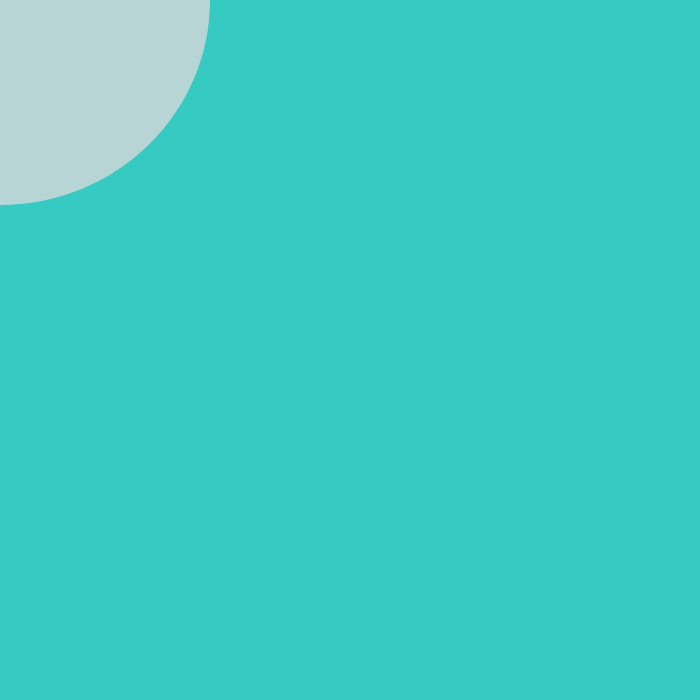
Frame 1 (no input)
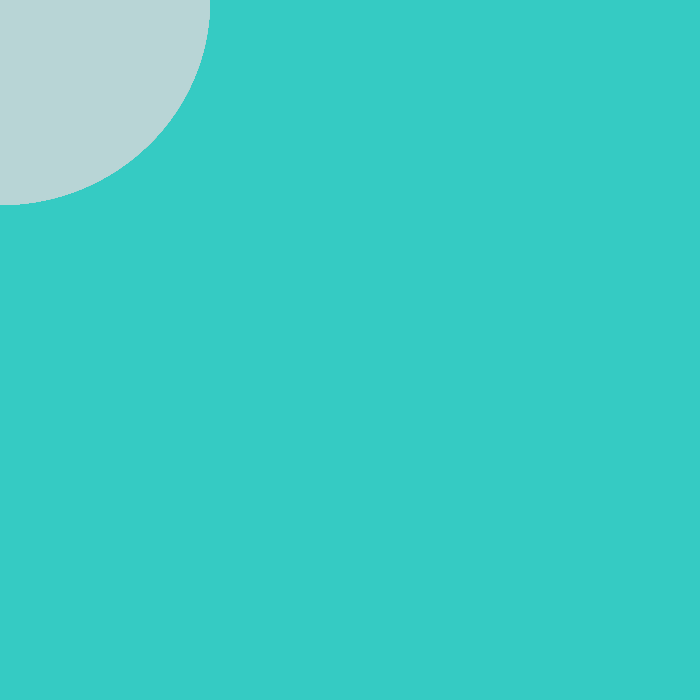
Frame 60 (the mouse pressed at the canvas centre just before this capture)
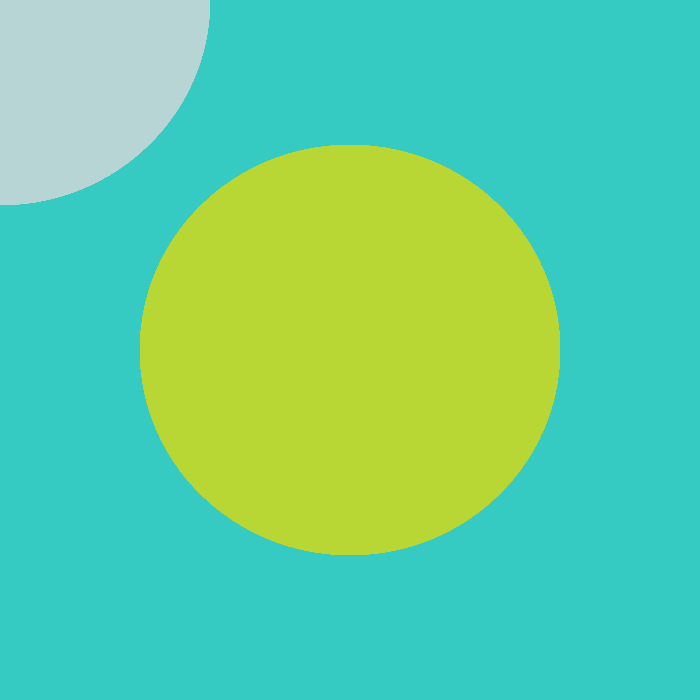
Frame 120 (the mouse held since frame 60 and released just before this capture)

The Processing sketch that drew these frames (run headless with seeded random() and noise(); from frame 60 on, the mouse is pressed at the canvas centre):

// Processing sketch: processing_146670
// ── processing_146670.pde

void setup(){
  size(700,700);
  background(#35CBC3);
 
  
}

void draw() {
  
  stroke(1022);
  fill(mouseX+#B8D5D6);
  ellipse(mouseX,mouseY,420,410);

  
}
